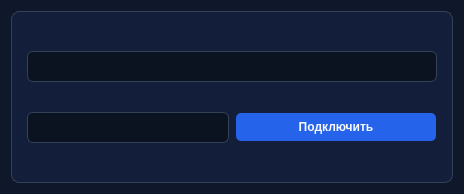
<?xml version="1.0" encoding="UTF-8"?>
<ui version="4.0">
 <class>SettingsDialog</class>
 <widget class="QDialog" name="SettingsDialog">
  <property name="geometry">
   <rect>
    <x>0</x>
    <y>0</y>
    <width>464</width>
    <height>194</height>
   </rect>
  </property>
  <property name="windowTitle">
   <string>Настройки</string>
  </property>
  <property name="styleSheet">
   <string notr="true">#SettingsDialog {
    background-color: #0f172a;
    color: #e2e8f0;
}</string>
  </property>
  <layout class="QVBoxLayout" name="verticalLayout_2">
   <item>
    <widget class="QFrame" name="frameSettingsConnect">
     <property name="styleSheet">
      <string notr="true">#frameSettingsConnect {
    background-color: #131f3a;
    border: 1px solid #334155;
    border-radius: 8px;
    padding: 6px;
}</string>
     </property>
     <property name="frameShape">
      <enum>QFrame::StyledPanel</enum>
     </property>
     <property name="frameShadow">
      <enum>QFrame::Raised</enum>
     </property>
     <layout class="QVBoxLayout" name="verticalLayout">
      <item>
       <widget class="QComboBox" name="networkComboBox">
        <property name="sizePolicy">
         <sizepolicy hsizetype="Preferred" vsizetype="Fixed">
          <horstretch>0</horstretch>
          <verstretch>0</verstretch>
         </sizepolicy>
        </property>
        <property name="font">
         <font>
          <pointsize>10</pointsize>
          <bold>true</bold>
         </font>
        </property>
        <property name="styleSheet">
         <string notr="true">#networkComboBox {
    background-color: #0b1220;
    color: #e2e8f0;
    border: 1px solid #334155;
    border-radius: 6px;
    padding: 6px 10px;
}
#networkComboBox:hover { border-color: #475569; }
#networkComboBox:focus { border-color: #3b82f6; }
#networkComboBox::drop-down { border: none; width: 18px; }
#networkComboBox::down-arrow {
    image: url(:/caret-down.svg);
    width: 10px;
    height: 10px;
}
#networkComboBox QLineEdit {
    background: transparent;
    border: none;
    color: #e2e8f0;
    padding: 2px 4px;
}
#networkComboBox QAbstractItemView {
    background-color: #0f172a;
    alternate-background-color: #0f172a;
    color: #e2e8f0;
    selection-background-color: #1e40af;
    selection-color: #f8fafc;
    border: 1px solid #334155;
    border-radius: 6px;
    padding: 4px;
    outline: none;
}
#networkComboBox QAbstractItemView::item {
    padding: 6px 10px;
    border-radius: 4px;
    background-color: #0f172a;
    color: #e2e8f0;
}
#networkComboBox QAbstractItemView::item:selected {
    background-color: #1e40af;
    color: #f8fafc;
}
#networkComboBox QAbstractItemView::item:hover {
    background-color: #1e293b;
}</string>
        </property>
       </widget>
      </item>
      <item>
       <layout class="QHBoxLayout" name="horizontalLayout_2">
        <item>
         <widget class="QComboBox" name="findStationComboBox">
          <property name="sizePolicy">
           <sizepolicy hsizetype="Preferred" vsizetype="Fixed">
            <horstretch>0</horstretch>
            <verstretch>0</verstretch>
           </sizepolicy>
          </property>
          <property name="font">
           <font>
            <pointsize>10</pointsize>
            <bold>true</bold>
           </font>
          </property>
          <property name="styleSheet">
           <string notr="true">#findStationComboBox {
    background-color: #0b1220;
    color: #e2e8f0;
    border: 1px solid #334155;
    border-radius: 6px;
    padding: 6px 10px;
}
#findStationComboBox:hover { border-color: #475569; }
#findStationComboBox:focus { border-color: #3b82f6; }
#findStationComboBox::drop-down { border: none; width: 18px; }
#findStationComboBox::down-arrow {
    image: url(:/caret-down.svg);
    width: 10px;
    height: 10px;
}
#findStationComboBox QLineEdit {
    background: transparent;
    border: none;
    color: #e2e8f0;
    padding: 2px 4px;
}
#findStationComboBox QAbstractItemView {
    background-color: #0f172a;
    alternate-background-color: #0f172a;
    color: #e2e8f0;
    selection-background-color: #1e40af;
    selection-color: #f8fafc;
    border: 1px solid #334155;
    border-radius: 6px;
    padding: 4px;
    outline: none;
}
#findStationComboBox QAbstractItemView::item {
    padding: 6px 10px;
    border-radius: 4px;
    background-color: #0f172a;
    color: #e2e8f0;
}
#findStationComboBox QAbstractItemView::item:selected {
    background-color: #1e40af;
    color: #f8fafc;
}
#findStationComboBox QAbstractItemView::item:hover {
    background-color: #1e293b;
}</string>
          </property>
         </widget>
        </item>
        <item>
         <widget class="QPushButton" name="pushButtonConnectStation">
          <property name="styleSheet">
           <string notr="true">QPushButton {
    background-color: #2563eb;
    color: #f8fafc;
    border: 2px solid transparent;
    padding: 6px 14px;
    border-radius: 6px;
    font-weight: bold;
    min-width: 88px;
}
QPushButton:hover { background-color: #3b82f6; border-color: #60a5fa; }
QPushButton:pressed { background-color: #1d4ed8; }
QPushButton:disabled { background-color: #1e293b; color: #475569; border: 2px solid #1f2a44; }</string>
          </property>
          <property name="text">
           <string>Подключить</string>
          </property>
         </widget>
        </item>
       </layout>
      </item>
     </layout>
    </widget>
   </item>
  </layout>
 </widget>
 <resources/>
 <connections/>
</ui>
